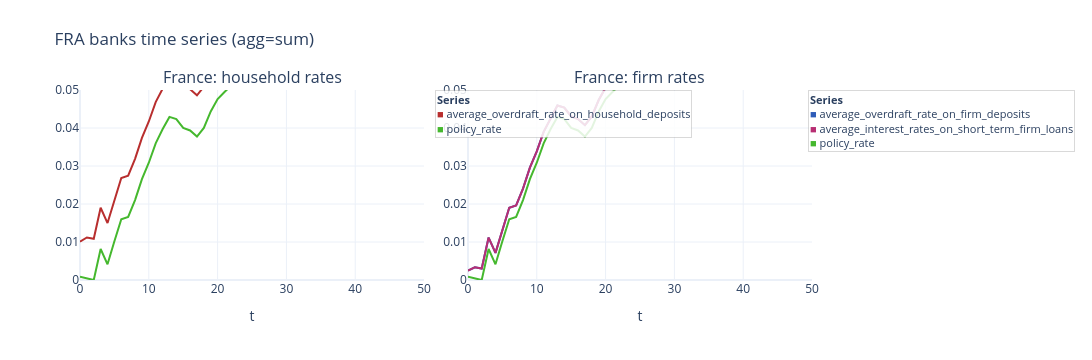

This figure's notebook cell:
### Code cell
fig = plot_agent_timeseries(
    model,
    "FRA",
    "banks",
    [
        ["average_overdraft_rate_on_household_deposits", "central_bank.policy_rate"],
        [
            "average_overdraft_rate_on_firm_deposits",
            "average_interest_rates_on_short_term_firm_loans",
            "central_bank.policy_rate",
        ],
    ],
    panel_titles=["France: household rates", "France: firm rates"],
    no_cols=2,
    **FIG_SIZE_WIDE,
    show_legend=True,
    show=False,
)

fig.update_yaxes(range=[0, 0.05])
fig.show()

### Figure 1 — Plotly figure (JSON) as saved in the notebook; plotly's stock layout.template omitted (floating-point values rounded to 4 significant figures)
{"data": [{"line": {"color": "hsl(0, 60%, 45%)", "width": 2}, "mode": "lines", "name": "average_overdraft_rate_on_household_deposits", "showlegend": false, "type": "scatter", "x": [0, 1, 2, 3, 4, 5, 6, 7, 8, 9, 10, 11, 12, 13, 14, 15, 16, 17, 18, 19, 20, 21, 22, 23, 24, 25, 26, 27, 28, 29, 30, 31, 32, 33, 34, 35, 36, 37, 38, 39, 40, 41, 42, 43, 44, 45, 46, 47, 48, 49, 50], "xaxis": "x", "y": [0.01007, 0.01119, 0.01086, 0.01901, 0.01498, 0.02103, 0.02684, 0.02747, 0.03188, 0.03741, 0.04172, 0.04682, 0.05052, 0.05378, 0.05322, 0.05088, 0.05021, 0.04859, 0.05087, 0.0552, 0.05845, 0.06034, 0.06204, 0.06515, 0.06748, 0.07019, 0.07684, 0.07576, 0.07959, 0.08312, 0.08468, 0.0878, 0.09075, 0.0929, 0.09362, 0.1518, 0.1624, 1.076, 4.284, 24.54, 732.0, 2313.0, 2281.0, 2081.0, 1882.0, 1700.0, 1536.0, 1388.0, 1254.0, 1134.0, 1024.0], "yaxis": "y"}, {"line": {"color": "hsl(110, 60%, 45%)", "width": 2}, "mode": "lines", "name": "policy_rate", "showlegend": false, "type": "scatter", "x": [0, 1, 2, 3, 4, 5, 6, 7, 8, 9, 10, 11, 12, 13, 14, 15, 16, 17, 18, 19, 20, 21, 22, 23, 24, 25, 26, 27, 28, 29, 30, 31, 32, 33, 34, 35, 36, 37, 38, 39, 40, 41, 42, 43, 44, 45, 46, 47, 48, 49, 50], "xaxis": "x", "y": [0.0008333, 0.0003393, 0, 0.00815, 0.004124, 0.01018, 0.01599, 0.01661, 0.02102, 0.02655, 0.03086, 0.03596, 0.03967, 0.04292, 0.04236, 0.04002, 0.03935, 0.03774, 0.04002, 0.04435, 0.0476, 0.04949, 0.05118, 0.0543, 0.05663, 0.05933, 0.06598, 0.06491, 0.06874, 0.07226, 0.07382, 0.07694, 0.0799, 0.08204, 0.08276, 0.141, 0.1516, 1.065, 4.273, 24.53, 732.0, 2313.0, 2281.0, 2081.0, 1882.0, 1700.0, 1536.0, 1388.0, 1254.0, 1134.0, 1024.0], "yaxis": "y"}, {"line": {"color": "hsl(220, 60%, 45%)", "width": 2}, "mode": "lines", "name": "average_overdraft_rate_on_firm_deposits", "showlegend": false, "type": "scatter", "x": [0, 1, 2, 3, 4, 5, 6, 7, 8, 9, 10, 11, 12, 13, 14, 15, 16, 17, 18, 19, 20, 21, 22, 23, 24, 25, 26, 27, 28, 29, 30, 31, 32, 33, 34, 35, 36, 37, 38, 39, 40, 41, 42, 43, 44, 45, 46, 47, 48, 49, 50], "xaxis": "x2", "y": [0.002456, 0.003349, 0.00301, 0.01116, 0.007134, 0.01319, 0.019, 0.01962, 0.02404, 0.02956, 0.03387, 0.03897, 0.04268, 0.04593, 0.04537, 0.04303, 0.04236, 0.04075, 0.04303, 0.04736, 0.05061, 0.0525, 0.05419, 0.05731, 0.05964, 0.06234, 0.06899, 0.06792, 0.07175, 0.07527, 0.07683, 0.07996, 0.08291, 0.08505, 0.08577, 0.144, 0.1546, 1.068, 4.276, 24.53, 732.0, 2313.0, 2281.0, 2081.0, 1882.0, 1700.0, 1536.0, 1388.0, 1254.0, 1134.0, 1024.0], "yaxis": "y2"}, {"line": {"color": "hsl(330, 60%, 45%)", "width": 2}, "mode": "lines", "name": "average_interest_rates_on_short_term_firm_loans", "showlegend": false, "type": "scatter", "x": [0, 1, 2, 3, 4, 5, 6, 7, 8, 9, 10, 11, 12, 13, 14, 15, 16, 17, 18, 19, 20, 21, 22, 23, 24, 25, 26, 27, 28, 29, 30, 31, 32, 33, 34, 35, 36, 37, 38, 39, 40, 41, 42, 43, 44, 45, 46, 47, 48, 49, 50], "xaxis": "x2", "y": [0.002456, 0.003349, 0.00301, 0.01116, 0.007134, 0.01319, 0.019, 0.01962, 0.02404, 0.02956, 0.03387, 0.03897, 0.04268, 0.04593, 0.04537, 0.04303, 0.04236, 0.04075, 0.04303, 0.04736, 0.05061, 0.0525, 0.05419, 0.05731, 0.05964, 0.06234, 0.06899, 0.06792, 0.07175, 0.07527, 0.07683, 0.07996, 0.08291, 0.08505, 0.08577, 0.144, 0.1546, 1.068, 4.276, 24.53, 732.0, 2313.0, 2281.0, 2081.0, 1882.0, 1700.0, 1536.0, 1388.0, 1254.0, 1134.0, 1024.0], "yaxis": "y2"}, {"line": {"color": "hsl(110, 60%, 45%)", "width": 2}, "mode": "lines", "name": "policy_rate", "showlegend": false, "type": "scatter", "x": [0, 1, 2, 3, 4, 5, 6, 7, 8, 9, 10, 11, 12, 13, 14, 15, 16, 17, 18, 19, 20, 21, 22, 23, 24, 25, 26, 27, 28, 29, 30, 31, 32, 33, 34, 35, 36, 37, 38, 39, 40, 41, 42, 43, 44, 45, 46, 47, 48, 49, 50], "xaxis": "x2", "y": [0.0008333, 0.0003393, 0, 0.00815, 0.004124, 0.01018, 0.01599, 0.01661, 0.02102, 0.02655, 0.03086, 0.03596, 0.03967, 0.04292, 0.04236, 0.04002, 0.03935, 0.03774, 0.04002, 0.04435, 0.0476, 0.04949, 0.05118, 0.0543, 0.05663, 0.05933, 0.06598, 0.06491, 0.06874, 0.07226, 0.07382, 0.07694, 0.0799, 0.08204, 0.08276, 0.141, 0.1516, 1.065, 4.273, 24.53, 732.0, 2313.0, 2281.0, 2081.0, 1882.0, 1700.0, 1536.0, 1388.0, 1254.0, 1134.0, 1024.0], "yaxis": "y2"}], "layout": {"annotations": [{"font": {"size": 16}, "showarrow": false, "text": "France: household rates", "x": 0.235, "xanchor": "center", "xref": "paper", "y": 1, "yanchor": "bottom", "yref": "paper"}, {"font": {"size": 16}, "showarrow": false, "text": "France: firm rates", "x": 0.765, "xanchor": "center", "xref": "paper", "y": 1, "yanchor": "bottom", "yref": "paper"}, {"align": "left", "bgcolor": "rgba(255,255,255,0.85)", "bordercolor": "rgba(0,0,0,0.15)", "borderwidth": 1, "font": {"size": 11}, "showarrow": false, "text": "<b>Series</b><br><span style=\"color:hsl(0, 60%, 45%);\">■</span> average_overdraft_rate_on_household_deposits<br><span style=\"color:hsl(110, 60%, 45%);\">■</span> policy_rate", "x": 0.485, "xanchor": "left", "xref": "paper", "y": 1, "yanchor": "top", "yref": "paper"}, {"align": "left", "bgcolor": "rgba(255,255,255,0.85)", "bordercolor": "rgba(0,0,0,0.15)", "borderwidth": 1, "font": {"size": 11}, "showarrow": false, "text": "<b>Series</b><br><span style=\"color:hsl(220, 60%, 45%);\">■</span> average_overdraft_rate_on_firm_deposits<br><span style=\"color:hsl(330, 60%, 45%);\">■</span> average_interest_rates_on_short_term_firm_loans<br><span style=\"color:hsl(110, 60%, 45%);\">■</span> policy_rate", "x": 0.995, "xanchor": "left", "xref": "paper", "y": 1, "yanchor": "top", "yref": "paper"}], "height": 360, "hovermode": "x unified", "legend": {}, "margin": {"r": 280, "t": 90}, "title": {"text": "FRA banks time series (agg=sum)"}, "width": 1200, "xaxis": {"anchor": "y", "domain": [0, 0.47], "title": {"text": "t"}}, "xaxis2": {"anchor": "y2", "domain": [0.53, 1], "title": {"text": "t"}}, "yaxis": {"anchor": "x", "domain": [0, 1], "range": [0, 0.05]}, "yaxis2": {"anchor": "x2", "domain": [0, 1], "range": [0, 0.05]}}}
